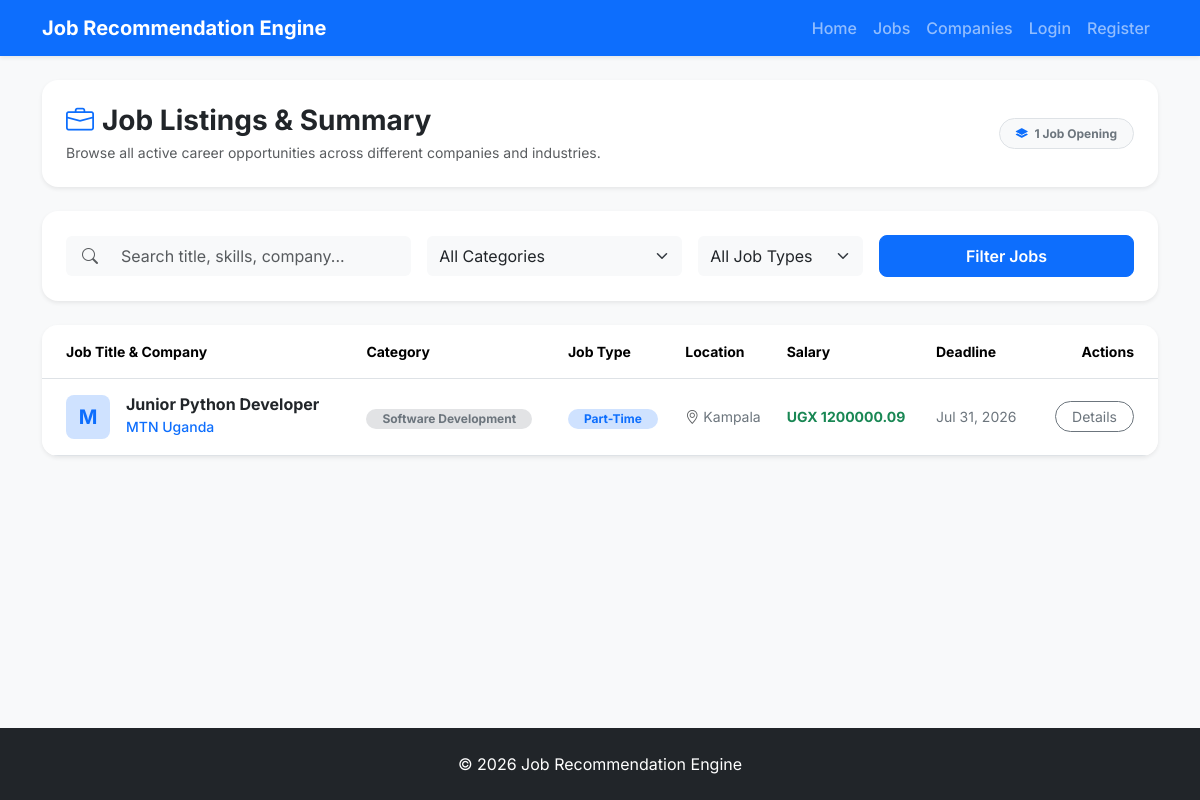
The page /jobs/ on the database as committed earlier.
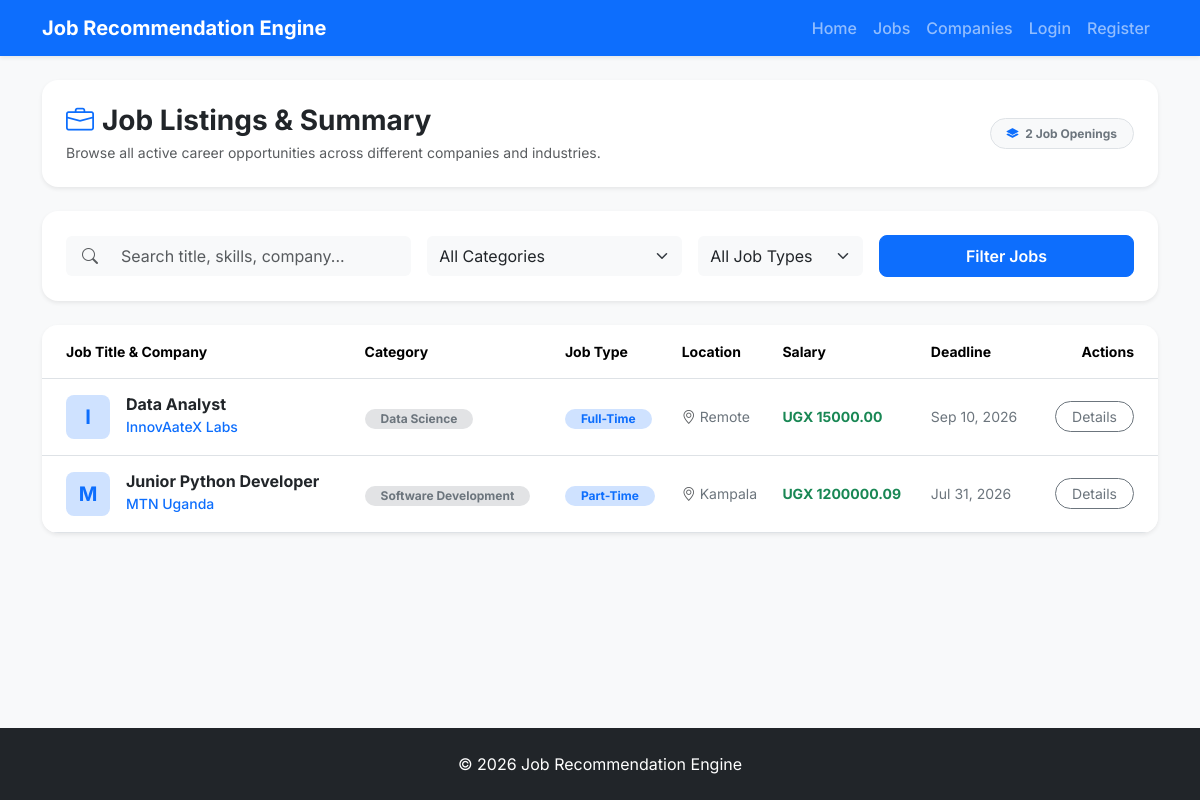
The same page on the database as committed later.
### recommender/models.py (models this page shows, shortened)
class Job(models.Model):
    JOB_TYPES = [
        ("Full-Time", "Full-Time"),
        ("Part-Time", "Part-Time"),
        ("Internship", "Internship"),
        ("Contract", "Contract"),
        ("Remote", "Remote"),
    ]
    title = models.CharField(max_length=200)
    company = models.ForeignKey(
        Company,
        on_delete=models.CASCADE,
        related_name="jobs"
    )
    posted_by = models.ForeignKey(
        User,
        on_delete=models.CASCADE,
        related_name="posted_jobs",
        null=True,
        blank=True,
    )
    category = models.ForeignKey(
        JobCategory,
        on_delete=models.CASCADE,
        related_name="jobs"
    )
    description = models.TextField()
    requirements = models.TextField()
    required_skills = models.TextField(
        help_text="Separate skills using commas"
    )
    location = models.CharField(max_length=100)
    salary = models.DecimalField(
        max_digits=10,
        decimal_places=2
    )
    experience_required = models.PositiveIntegerField()
    job_type = models.CharField(
        max_length=20,
        choices=JOB_TYPES
    )
    deadline = models.DateField()
    posted_at = models.DateTimeField(auto_now_add=True)

class Company(models.Model):
    name = models.CharField(max_length=200, unique=True)
    email = models.EmailField(blank=True)
    website = models.URLField(blank=True)
    location = models.CharField(max_length=100)
    description = models.TextField(blank=True)
    logo = models.ImageField(upload_to="company_logos/", blank=True, null=True)

class JobCategory(models.Model):
    name = models.CharField(max_length=100, unique=True)
    description = models.TextField(blank=True)

### recommender/views/jobs.py (the view, shortened to what this page needs)
# urls.py: path("jobs/", job_list, name="job_list"),
def job_list(request):
    search_query = request.GET.get("search", "").strip()
    category_id = request.GET.get("category", "").strip()
    job_type = request.GET.get("job_type", "").strip()
    location_query = request.GET.get("location", "").strip()
    jobs = Job.objects.select_related("company", "category").order_by("-posted_at")
    if category_id and category_id.isdigit():
        jobs = jobs.filter(category_id=int(category_id))
    if job_type:
        jobs = jobs.filter(job_type=job_type)
    if location_query:
        jobs = jobs.filter(location__icontains=location_query)
    categories = JobCategory.objects.all()
    job_types = [jt[0] for jt in Job.JOB_TYPES]
    return render(
        request,
        "jobs/list.html",
        {
            "jobs": jobs,
            "categories": categories,
            "job_types": job_types,
            "search_query": search_query,
            "selected_category": category_id,
            "selected_job_type": job_type,
            "location_query": location_query,
        },
    )

### recommender/templates/jobs/list.html (shortened to what the changed rows need)
{% extends "base.html" %}
{% block content %}
<div class="container my-4">
    <div class="card border-0 shadow-sm rounded-4 bg-white p-4 mb-4">
        <div class="d-flex align-items-center justify-content-between flex-wrap gap-3">
            <div>
                <h1 class="h3 fw-bold mb-1">
                    <i class="bi bi-briefcase text-primary me-2"></i>Job Listings & Summary
                </h1>
            </div>
            <div>
                <span class="badge bg-light text-secondary border px-3 py-2 rounded-pill small">
                    <i class="bi bi-layers-fill text-primary me-1"></i> {{ jobs|length }} Job Opening{{ jobs|length|pluralize }}
                </span>
            </div>
        </div>
    </div>
    <div class="card border-0 shadow-sm rounded-4 bg-white overflow-hidden mb-5">
        {% if jobs %}
        <div class="table-responsive">
            <table class="table table-hover align-middle mb-0">
                <thead class="bg-light border-bottom">
                    <tr class="text-secondary small">
                        <th scope="col" class="ps-4 py-3">Job Title & Company</th>
                        <th scope="col" class="py-3">Category</th>
                        <th scope="col" class="py-3">Job Type</th>
                        <th scope="col" class="py-3">Location</th>
                        <th scope="col" class="py-3">Salary</th>
                        <th scope="col" class="py-3">Deadline</th>
                        <th scope="col" class="pe-4 py-3 text-end">Actions</th>
                    </tr>
                </thead>
                <tbody class="divide-y">
                    {% for job in jobs %}
                    <tr>
                        <td class="ps-4 py-3">
                            <div class="d-flex align-items-center gap-3">
                                <div class="bg-primary-subtle text-primary rounded-3 d-flex align-items-center justify-content-center fw-bold fs-5 flex-shrink-0" style="width: 44px; height: 44px;">
                                    {{ job.company.name|slice:":1"|upper }}
                                </div>
                                <div>
                                    <a href="{% url 'job_detail' job.id %}" class="fw-bold text-dark text-decoration-none h6 mb-0 d-block">
                                        {{ job.title }}
                                    </a>
                                    <small class="text-primary fw-medium">{{ job.company.name }}</small>
                                </div>
                            </div>
                        </td>
                        <td class="py-3">
                            <span class="badge bg-secondary-subtle text-secondary rounded-pill px-3 py-1 small">
                                {{ job.category.name|default:"General" }}
                            </span>
                        </td>
                        <td class="py-3">
                            <span class="badge bg-primary-subtle text-primary rounded-pill px-3 py-1 small">
                                {{ job.job_type }}
                            </span>
                        </td>
                        <td class="py-3 text-secondary small">
                            <i class="bi bi-geo-alt text-muted me-1"></i>{{ job.location }}
                        </td>
                        <td class="py-3 text-success fw-bold small">
                            UGX {{ job.salary }}
                        </td>
                        <td class="py-3 text-secondary small">
                            {{ job.deadline|date:"M d, Y" }}
                        </td>
                        <td class="pe-4 py-3 text-end">
                            <div class="d-flex align-items-center justify-content-end gap-2">
                                <a href="{% url 'job_detail' job.id %}" class="btn btn-sm btn-outline-secondary rounded-pill px-3">
                                    Details
                                </a>
                            </div>
                        </td>
                    </tr>
                    {% endfor %}
                </tbody>
            </table>
        </div>
        {% endif %}
    </div>
</div>
{% endblock %}

Rows that differ between the two databases and show on the page:
added Job: company.name "I", title "Data Analyst", company.name "InnovAateX Labs", category.name "Data Science", job_type "Full-Time", location "Remote", salary "15000.00", deadline "Sep 10, 2026"
Other text that changed with them:
{{ jobs|length }}: "1" → "2"
